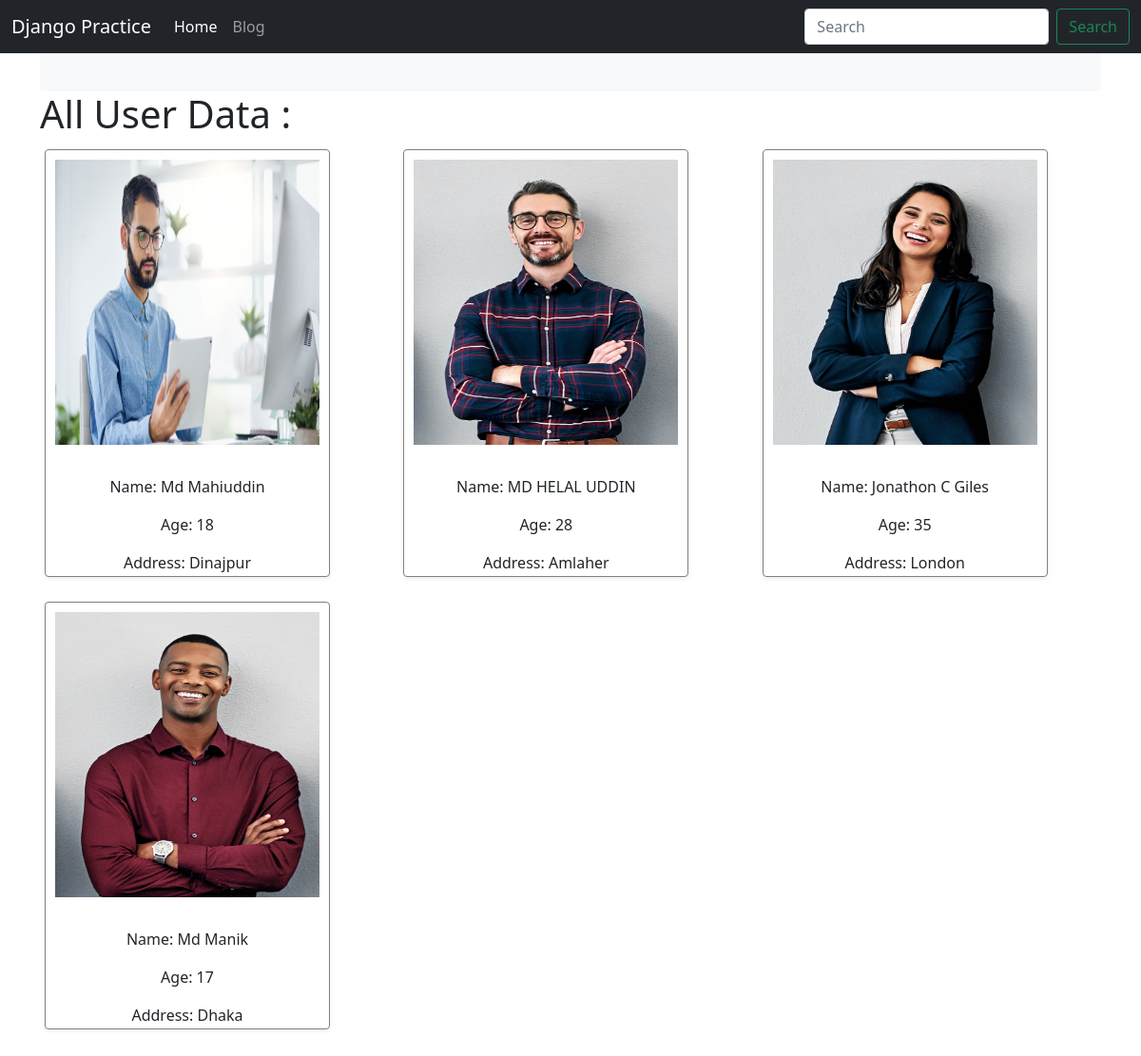
The page / on the database its author committed.
### userapp/models.py (models this page shows)
class UserProfile(models.Model):
    Usrid = models.AutoField(primary_key=True)
    name = models.CharField(max_length=50, default='')
    address = models.TextField(max_length=150, default='')
    age = models.IntegerField(default='')
    image = models.ImageField(default='')

### userapp/views.py (the view)
# urls.py: path('', views.homepage, name='Homepage')
def homepage(request):
    userInfo = UserProfile.objects.all()
    userData = {'userInfo': userInfo}
    return render(request,'index.html',userData)

### templates/index.html (shortened to what this page needs)
{% extends "Blog/base.html" %}  {% block body %}
<div class="container">
  <h1>All User Data :</h1>
  <div class="row row-cols-1 row-cols-sm-2 row-cols-md-3 g-3">
    {% for i in userInfo %}
    <div class="col">
      <div class="card shadow-sm user">
        <div class="uimg">
        <img src="{{i.image.url}}" alt="" class="uimage" /></div>
        <div class="card-body">
          <p class="card-text">
            <p class="name text-center">Name: {{i.name}}</p>
            <p class="age text-center">Age: {{i.age}}</p>
            <p class="address text-center">Address: {{i.address}}</p>
          </p>
        </div>
      </div>
    </div>
    {% endfor %}
  </div>
</div>
{% endblock %}

### templates/index.html (style rules this page uses)
.container { width: 1170px; margin: auto; position: relative; }
.user { width: 300px; height: 450px; border: 1px solid gray; padding: 10px; display: inline-block; margin: 5px; }
.uimg { width: 100%; height: 300px; }
.uimg img { width: 100%; height: 100%; }

### rows shown on the page
UserProfile: image (picture), name "Md Mahiuddin", age "18", address "Dinajpur"
UserProfile: image (picture), name "MD HELAL UDDIN", age "28", address "Amlaher"
UserProfile: image (picture), name "Jonathon C Giles", age "35", address "London"
UserProfile: image (picture), name "Md Manik", age "17", address "Dhaka"
